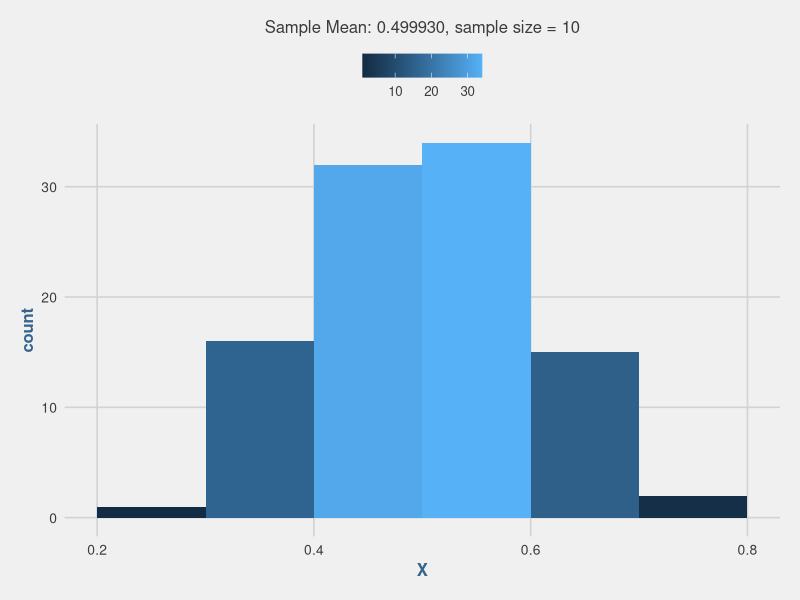
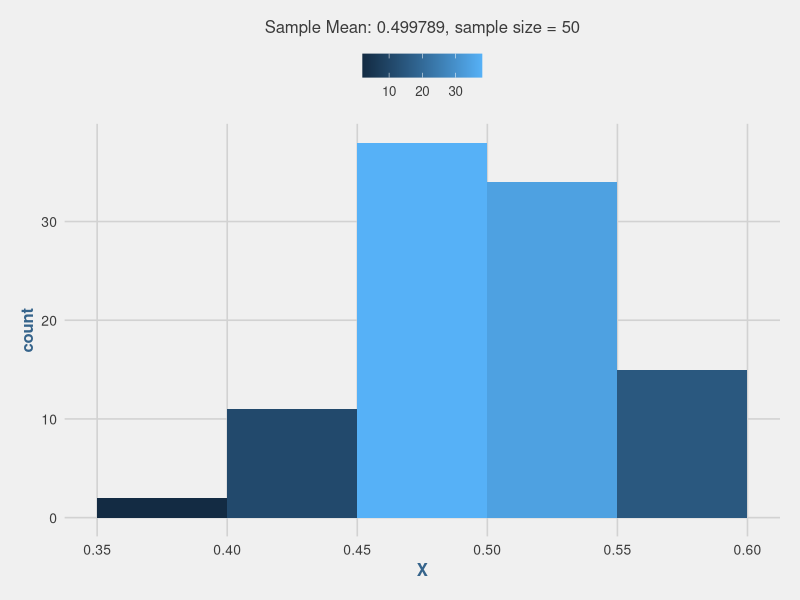
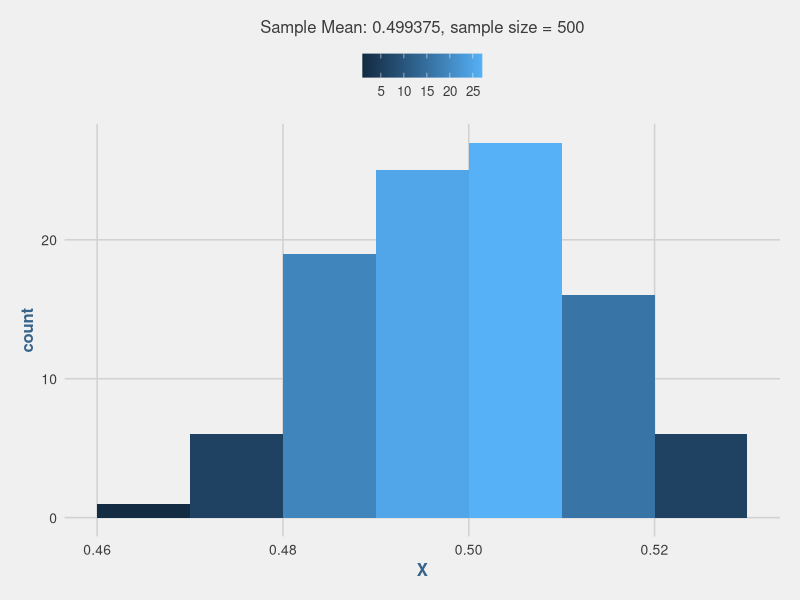
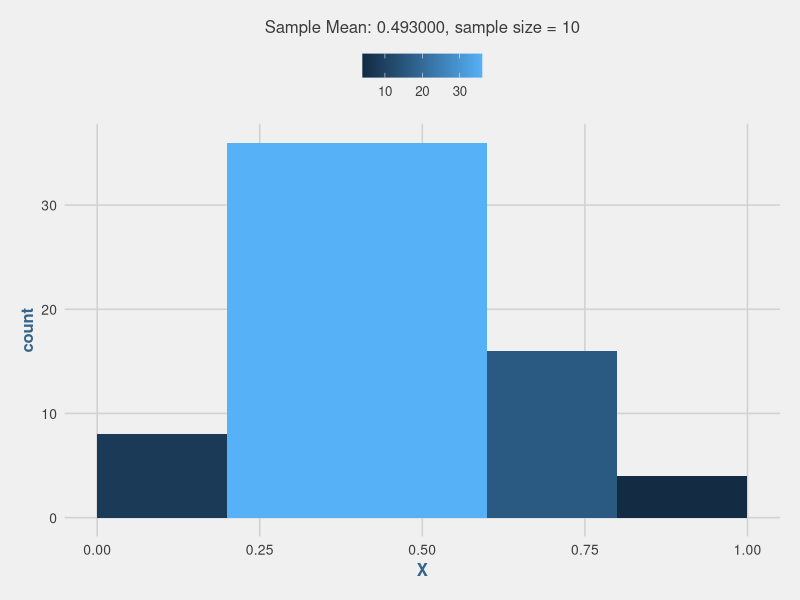
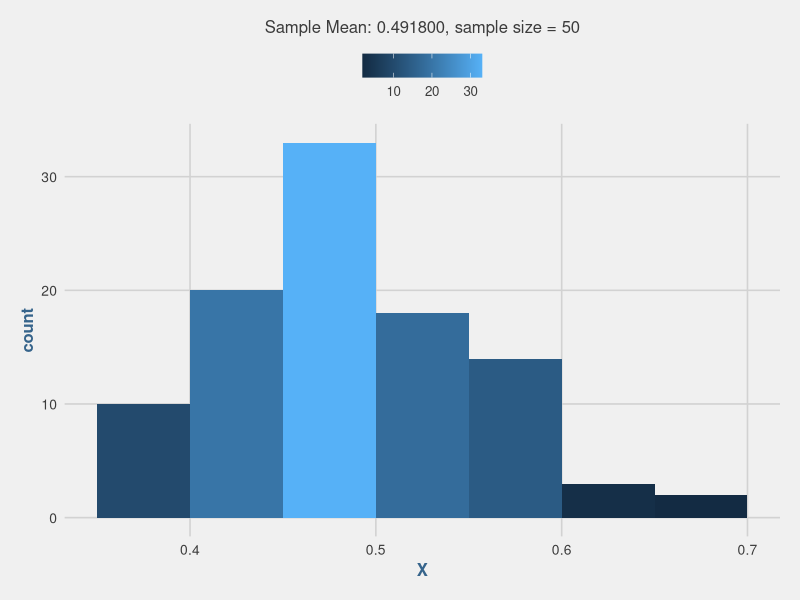
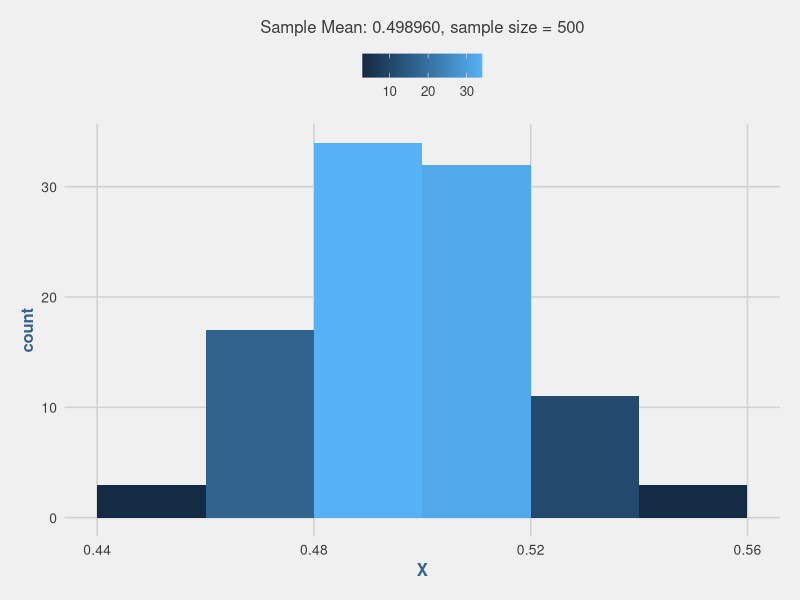
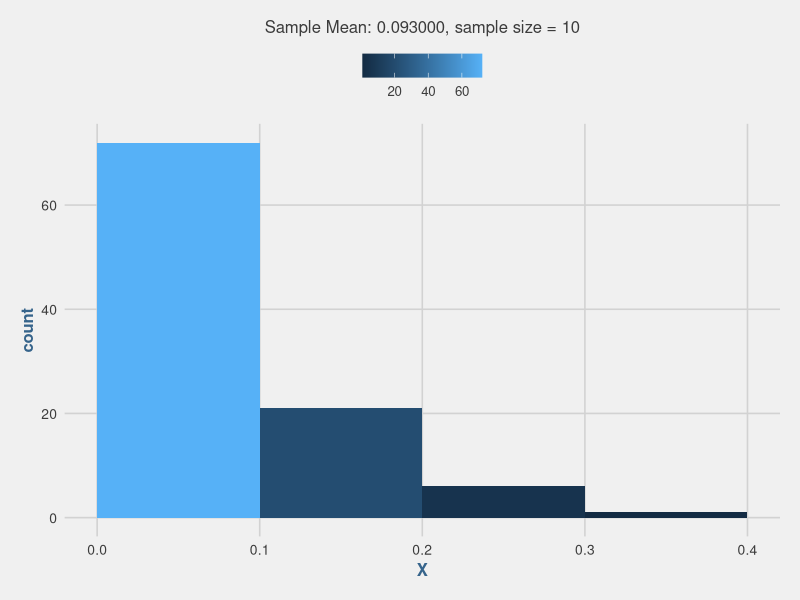
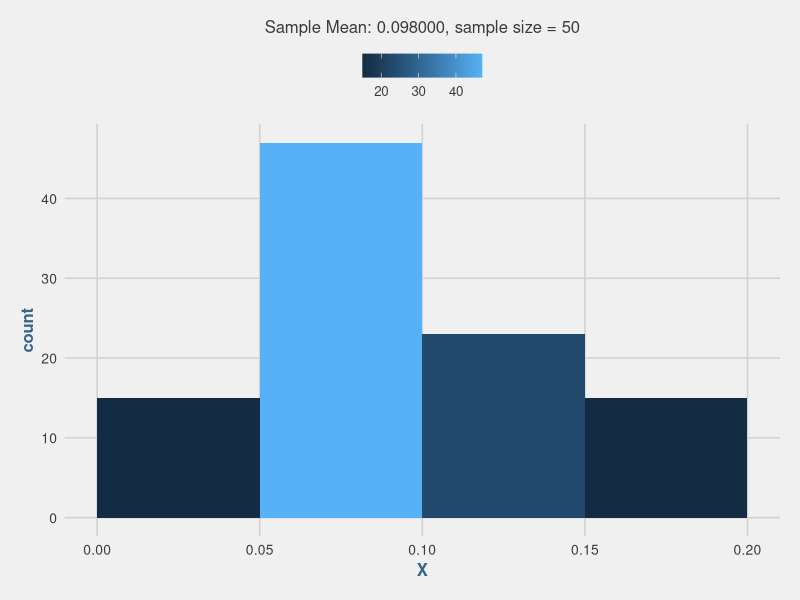

Reproduce these figures in R, in order.
## ---- chunk 1
library(knitr)

knitr::opts_chunk$set(eval = TRUE)

opts_chunk$set(fig.align = "center", fig.height = 4, fig.width = 8) # for html
opts_knit$set(progress = FALSE, verbose = TRUE)

## ---- chunk 2

library(data.table, quietly = TRUE, warn.conflicts = FALSE)

assignInNamespace("cedta.pkgEvalsUserCode", c(data.table:::cedta.pkgEvalsUserCode, "rtvs"), "data.table")

library(dplyr, quietly = TRUE, warn.conflicts = FALSE)
library(ggplot2, quietly = TRUE, warn.conflicts = FALSE)
library(ggthemes, quietly = TRUE, warn.conflicts = FALSE)
library(gridExtra, quietly = TRUE, warn.conflicts = FALSE)

theme_set(theme_fivethirtyeight())

# Theme Overrides
theme_update(plot.title = element_text(hjust = 0.5),
			 plot.subtitle = element_text(hjust = 0.5),
			 axis.text.x = element_text(size = 10),
			 axis.text.y = element_text(size = 10),
			 axis.title = element_text(face = "bold", size = 12, colour = "steelblue4"),
			 legend.position = "top", legend.title = element_blank())

## ---- chunk 3

unif_means <- function(n, s) { 
	sapply(seq(from = 1, to = n, by = 1), FUN = function(x) {
	    mean( runif(s, 0, 1) )
	})
}

plot_means <- function(m, s) {
	ggplot(data.table(X = m), mapping = aes(x = X, fill = ..count..)) +
		geom_histogram(breaks = pretty(m)) +
		labs(subtitle = sprintf("Sample Mean: %.6f, sample size = %.0f", mean(m), s)) +
		theme()
}

s <- 10
m10 <- unif_means(100, s)
plot_means(m10, s)

s <- 50 
m50 <- unif_means(100, s)
plot_means(m50, s)

s <- 500

m500 <- unif_means(100, s)
plot_means(m500, s)

## ---- chunk 4

quantile(m50)

get_true_means <- function(n, u, sd) {
	sapply(seq(from = 1, to = n, by = 1),
        FUN = function(x) {
		    mean( rnorm( n, mean = u, sd))
	    })
}

quantile(get_true_means(50, .5, sqrt(0.08333333)))

## ---- chunk 5

binom_means <- function(n, s, p) {
	sapply(seq(from = 1, to = n, by = 1), FUN = function(x) {
		mean(rbinom(s, 1, p))
	})
}

s <- 10
bm10 <- binom_means(100, s, .5)
plot_means(bm10, s)

s <- 50
bm50 <- binom_means(100, s, .5)
plot_means(bm50, s)

s <- 500
bm500 <- binom_means(100, s, .5)
plot_means(bm500, s)

## ---- chunk 6

quantile(bm50)

quantile(get_true_means(50, .5, sqrt(.25)))

## ---- chunk 7

s <- 10
lbm10 <- binom_means(100, s, .1)
plot_means(lbm10, s)

s <- 50
lbm50 <- binom_means(100, s, .1)
plot_means(lbm50, s)

s <- 500
lbm500 <- binom_means(100, s, .1)
plot_means(lbm500, s)

## ---- chunk 8

quantile(lbm50)

quantile(get_true_means(50, .1, sqrt(.09)))

